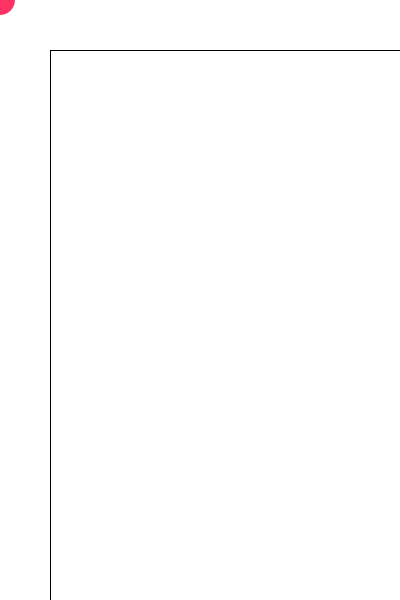
Frame 1 (no input)
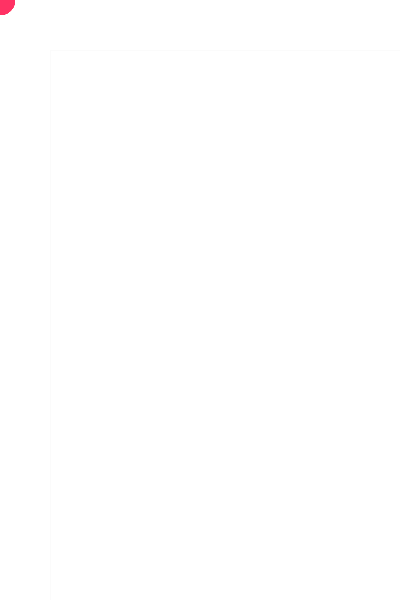
Frame 60 (the mouse pressed at the canvas centre just before this capture)
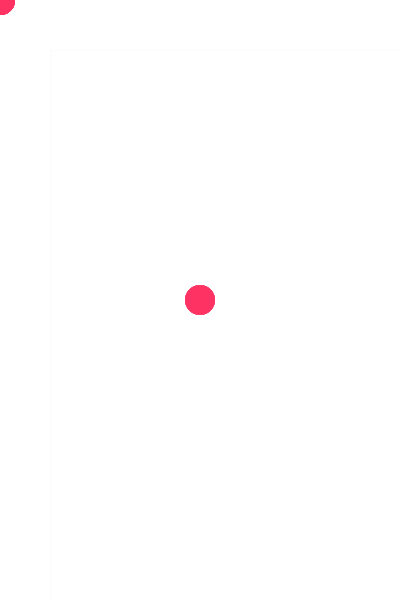
Frame 120 (the mouse held since frame 60 and released just before this capture)

The Processing sketch that drew these frames (run headless with seeded random() and noise(); from frame 60 on, the mouse is pressed at the canvas centre):

// Processing sketch: processing_62206
// ── processing_62206.pde


void setup()
 { 
  size(400, 600);
   background(255, 255, 255);
   smooth();
   frameRate(99999);
 
} 


void draw() 
{
   fill(255, 255, 255, 30); 
  rect( 50, 50, width, height);
  noStroke();
  fill(255, 50, 100);
   ellipse( mouseX, mouseY, 30, 30 );
 
}
